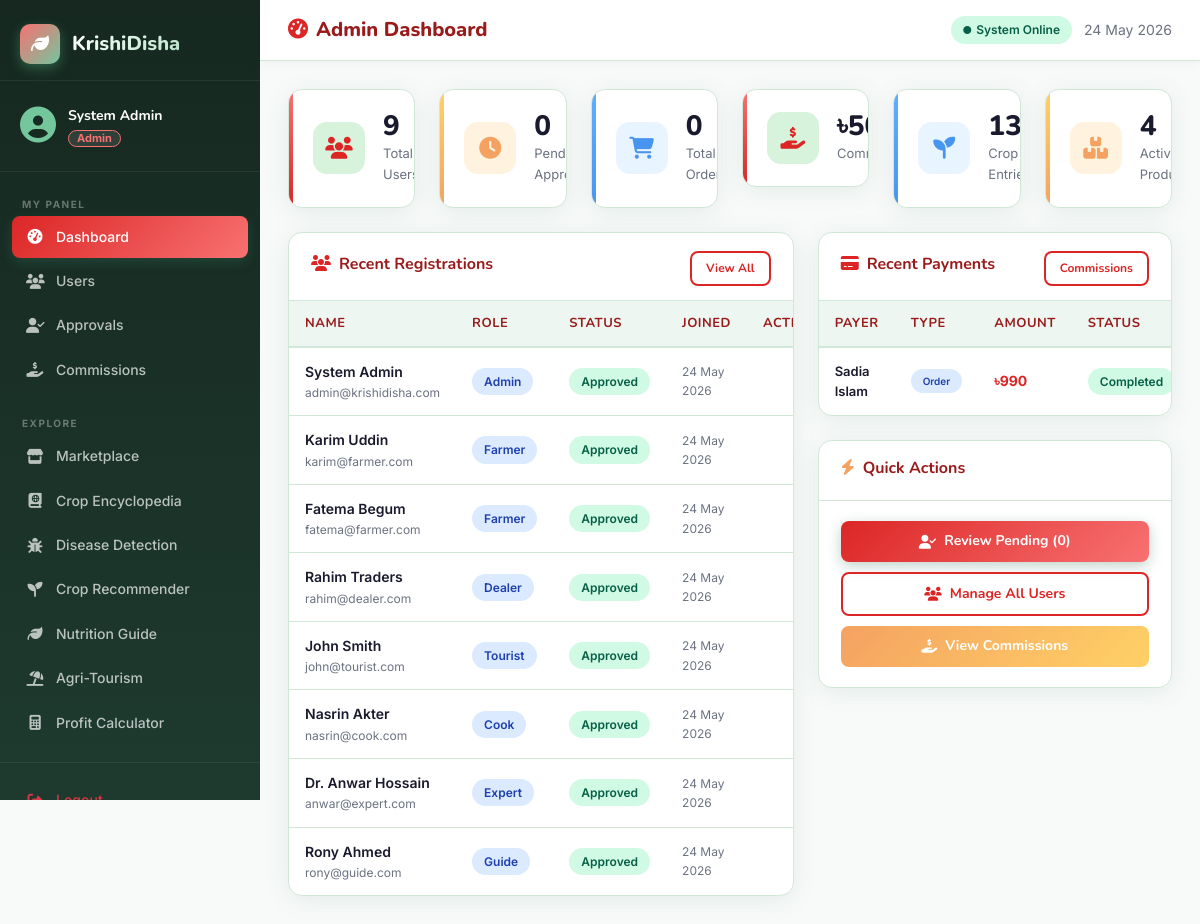
Screenshot of /admin/dashboard.php (signed in) with the database file from the repository.
### tables this page shows
CREATE TABLE USER (
    id INT AUTO_INCREMENT PRIMARY KEY,
    name VARCHAR(100) NOT NULL,
    email VARCHAR(150) NOT NULL UNIQUE,
    password_hash VARCHAR(255) NOT NULL,
    phone VARCHAR(20),
    role ENUM('admin','farmer','dealer','tourist','cook','expert','guide','general') NOT NULL,
    status ENUM('pending','approved','suspended') NOT NULL DEFAULT 'pending',
    profile_image VARCHAR(255) DEFAULT 'assets/images/default_avatar.png',
    created_at TIMESTAMP DEFAULT CURRENT_TIMESTAMP
);

CREATE TABLE PAYMENT (
    id INT AUTO_INCREMENT PRIMARY KEY,
    payer_id INT NOT NULL,
    ref_type ENUM('order','tour_booking','food_order','consultation') NOT NULL,
    ref_id INT NOT NULL,
    amount DECIMAL(10,2) NOT NULL,
    method ENUM('cash','mobile_banking','card') DEFAULT 'cash',
    status ENUM('pending','completed','failed','refunded') DEFAULT 'pending',
    paid_at TIMESTAMP DEFAULT CURRENT_TIMESTAMP,
    FOREIGN KEY (payer_id) REFERENCES USER(id)
);

### admin/dashboard.php (the view, shortened to what this page needs)
<?php
require_once __DIR__ . '/../config/db.php';
$stats = [
    'total_users'    => $pdo->query("SELECT COUNT(*) FROM USER")->fetchColumn(),
    'pending'        => $pdo->query("SELECT COUNT(*) FROM USER WHERE status='pending'")->fetchColumn(),
    'total_orders'   => $pdo->query("SELECT COUNT(*) FROM `ORDER`")->fetchColumn(),
    'total_commission'=> $pdo->query("SELECT COALESCE(SUM(commission_amount),0) FROM ADMIN_COMMISSION")->fetchColumn(),
    'crops'          => $pdo->query("SELECT COUNT(*) FROM CROP")->fetchColumn(),
    'products'       => $pdo->query("SELECT COUNT(*) FROM PRODUCT WHERE status='available'")->fetchColumn(),
];
$recent_users = $pdo->query("SELECT id,name,email,role,status,created_at FROM USER ORDER BY created_at DESC LIMIT 8")->fetchAll();
$recent_payments = $pdo->query("SELECT p.*, u.name as payer_name FROM PAYMENT p JOIN USER u ON p.payer_id=u.id ORDER BY p.paid_at DESC LIMIT 6")->fetchAll();
?>
<?php include __DIR__ . '/../includes/header.php'; ?>
<div class="layout-wrapper">
<?php include __DIR__ . '/../includes/sidebar.php'; ?>
<div class="main-content">
    <div class="topbar">
        <div class="d-flex align-items-center gap-3">
            <div class="topbar-title"><i class="fa-solid fa-gauge-high me-2" style="color:var(--primary);"></i>Admin Dashboard</div>
        </div>
        <div class="topbar-actions">
            <span class="badge-kd badge-success"><i class="fa-solid fa-circle" style="font-size:8px;"></i> System Online</span>
            <span style="font-size:14px; color:var(--text-muted);"><?= date('d M Y') ?></span>
        </div>
    </div>
    <div class="page-body">
        <div class="row g-4 mb-4">
            <div class="col-6 col-md-4 col-xl-2">
                <div class="stat-card green">
                    <div class="stat-icon green"><i class="fa-solid fa-users"></i></div>
                    <div><div class="stat-value"><?= $stats['total_users'] ?></div><div class="stat-label">Total Users</div></div>
                </div>
            </div>
            <div class="col-6 col-md-4 col-xl-2">
                <div class="stat-card gold">
                    <div class="stat-icon gold"><i class="fa-solid fa-clock"></i></div>
                    <div><div class="stat-value"><?= $stats['pending'] ?></div><div class="stat-label">Pending Approval</div></div>
                </div>
            </div>
            <div class="col-6 col-md-4 col-xl-2">
                <div class="stat-card blue">
                    <div class="stat-icon blue"><i class="fa-solid fa-cart-shopping"></i></div>
                    <div><div class="stat-value"><?= $stats['total_orders'] ?></div><div class="stat-label">Total Orders</div></div>
                </div>
            </div>
            <div class="col-6 col-md-4 col-xl-2">
                <div class="stat-card green">
                    <div class="stat-icon green"><i class="fa-solid fa-hand-holding-dollar"></i></div>
                    <div><div class="stat-value">৳<?= number_format($stats['total_commission']) ?></div><div class="stat-label">Commission</div></div>
                </div>
            </div>
            <div class="col-6 col-md-4 col-xl-2">
                <div class="stat-card blue">
                    <div class="stat-icon blue"><i class="fa-solid fa-seedling"></i></div>
                    <div><div class="stat-value"><?= $stats['crops'] ?></div><div class="stat-label">Crop Entries</div></div>
                </div>
            </div>
            <div class="col-6 col-md-4 col-xl-2">
                <div class="stat-card gold">
                    <div class="stat-icon gold"><i class="fa-solid fa-boxes-stacked"></i></div>
                    <div><div class="stat-value"><?= $stats['products'] ?></div><div class="stat-label">Active Products</div></div>
                </div>
            </div>
        </div>
        <div class="row g-4">
            <div class="col-lg-7">
                <div class="card-kd">
                    <div class="card-header-kd">
                        <h5><i class="fa-solid fa-users me-2" style="color:var(--primary);"></i>Recent Registrations</h5>
                        <a href="/KrishiDisha/admin/users.php" class="btn-kd btn-kd-outline" style="padding:6px 14px; font-size:12px;">View All</a>
                    </div>
                    <div class="card-body-kd p-0">
                        <table class="table-kd">
                            <thead><tr><th>Name</th><th>Role</th><th>Status</th><th>Joined</th><th>Action</th></tr></thead>
                            <tbody>
                            <?php foreach ($recent_users as $u): ?>
                            <tr>
                                <td>
                                    <div style="font-weight:600;"><?= htmlspecialchars($u['name']) ?></div>
                                    <div style="font-size:12px; color:var(--text-muted);"><?= htmlspecialchars($u['email']) ?></div>
                                </td>
                                <td><span class="badge-kd badge-info"><?= ucfirst($u['role']) ?></span></td>
                                <td>
                                    <?php
                                    $cls = ['approved'=>'badge-success','pending'=>'badge-warning','suspended'=>'badge-danger'];
                                    $cls2 = $cls[$u['status']] ?? 'badge-muted';
                                    ?>
                                    <span class="badge-kd <?= $cls2 ?>"><?= ucfirst($u['status']) ?></span>
                                </td>
                                <td style="font-size:12px; color:var(--text-muted);"><?= date('d M Y', strtotime($u['created_at'])) ?></td>
                                <td>
                                </td>
                            </tr>
                            <?php endforeach; ?>
                            </tbody>
                        </table>
                    </div>
                </div>
            </div>
            <div class="col-lg-5">
                <div class="card-kd">
                    <div class="card-header-kd">
                        <h5><i class="fa-solid fa-credit-card me-2" style="color:var(--primary);"></i>Recent Payments</h5>
                        <a href="/KrishiDisha/admin/commissions.php" class="btn-kd btn-kd-outline" style="padding:6px 14px; font-size:12px;">Commissions</a>
                    </div>
                    <div class="card-body-kd p-0">
                        <table class="table-kd">
                            <thead><tr><th>Payer</th><th>Type</th><th>Amount</th><th>Status</th></tr></thead>
                            <tbody>
                            <?php foreach ($recent_payments as $p): ?>
                            <tr>
                                <td style="font-size:13px; font-weight:600;"><?= htmlspecialchars($p['payer_name']) ?></td>
                                <td><span class="badge-kd badge-info" style="font-size:10px;"><?= str_replace('_',' ', ucfirst($p['ref_type'])) ?></span></td>
                                <td style="font-weight:700; color:var(--primary);">৳<?= number_format($p['amount']) ?></td>
                                <td>
                                    <?php $pc = ['completed'=>'badge-success','pending'=>'badge-warning','failed'=>'badge-danger']; ?>
                                    <span class="badge-kd <?= $pc[$p['status']] ?? 'badge-muted' ?>"><?= ucfirst($p['status']) ?></span>
                                </td>
                            </tr>
                            <?php endforeach; ?>
                            </tbody>
                        </table>
                    </div>
                </div>
                <div class="card-kd mt-4">
                    <div class="card-header-kd"><h5><i class="fa-solid fa-bolt me-2" style="color:var(--gold);"></i>Quick Actions</h5></div>
                    <div class="card-body-kd">
                        <div style="display:flex; flex-direction:column; gap:10px;">
                            <a href="/KrishiDisha/admin/approvals.php" class="btn-kd btn-kd-primary w-100 justify-content-center">
                                <i class="fa-solid fa-user-check"></i> Review Pending (<?= $stats['pending'] ?>)
                            </a>
                            <a href="/KrishiDisha/admin/users.php" class="btn-kd btn-kd-outline w-100 justify-content-center">
                                <i class="fa-solid fa-users"></i> Manage All Users
                            </a>
                            <a href="/KrishiDisha/admin/commissions.php" class="btn-kd btn-kd-gold w-100 justify-content-center" style="color:#fff;">
                                <i class="fa-solid fa-hand-holding-dollar"></i> View Commissions
                            </a>
                        </div>
                    </div>
                </div>
            </div>
        </div>
    </div>
</div>
</div>
<?php include __DIR__ . '/../includes/footer.php'; ?>

### rows the page displays
user: name "System Admin", email "admin@krishidisha.com", role "Admin", status "Approved", created_at "24 May 2026"
user: name "Karim Uddin", email "karim@farmer.com", role "Farmer", status "Approved", created_at "24 May 2026"
user: name "Fatema Begum", email "fatema@farmer.com", role "Farmer", status "Approved", created_at "24 May 2026"
user: name "Rahim Traders", email "rahim@dealer.com", role "Dealer", status "Approved", created_at "24 May 2026"
user: name "John Smith", email "john@tourist.com", role "Tourist", status "Approved", created_at "24 May 2026"
user: name "Nasrin Akter", email "nasrin@cook.com", role "Cook", status "Approved", created_at "24 May 2026"
user: name "Dr. Anwar Hossain", email "anwar@expert.com", role "Expert", status "Approved", created_at "24 May 2026"
user: name "Rony Ahmed", email "rony@guide.com", role "Guide", status "Approved", created_at "24 May 2026"
payment: payer.name "Sadia Islam", ref_type "Order", amount "990", status "Completed"

### other values shown
$userName "System Admin"
$role "Admin"
$item['label'] "Dashboard"
$item['label'] "Users"
$item['label'] "Approvals"
$item['label'] "Commissions"
$item['label'] "Marketplace"
$item['label'] "Crop Encyclopedia"
$item['label'] "Disease Detection"
$item['label'] "Crop Recommender"
$item['label'] "Nutrition Guide"
$item['label'] "Agri-Tourism"
$item['label'] "Profit Calculator"
$stats['total_users'] "9"
$stats['pending'] "0"
